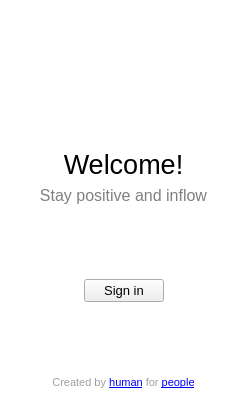
<?xml version="1.0" encoding="UTF-8"?>
<ui version="4.0">
 <class>MainWindow</class>
 <widget class="QMainWindow" name="MainWindow">
  <property name="geometry">
   <rect>
    <x>0</x>
    <y>0</y>
    <width>247</width>
    <height>400</height>
   </rect>
  </property>
  <property name="windowTitle">
   <string>Flow</string>
  </property>
  <property name="windowIcon">
   <iconset resource="icons.qrc">
    <normaloff>:/icons/logo.png</normaloff>:/icons/logo.png</iconset>
  </property>
  <property name="styleSheet">
   <string notr="true">#MainWindow {
background-color: rgb(255, 255, 255);
}</string>
  </property>
  <widget class="QWidget" name="centralWidget">
   <layout class="QVBoxLayout" name="verticalLayout">
    <item>
     <spacer name="verticalSpacer_3">
      <property name="orientation">
       <enum>Qt::Vertical</enum>
      </property>
      <property name="sizeHint" stdset="0">
       <size>
        <width>20</width>
        <height>40</height>
       </size>
      </property>
     </spacer>
    </item>
    <item>
     <layout class="QHBoxLayout" name="horizontalLayout_2">
      <item>
       <spacer name="horizontalSpacer_2">
        <property name="orientation">
         <enum>Qt::Horizontal</enum>
        </property>
        <property name="sizeHint" stdset="0">
         <size>
          <width>0</width>
          <height>0</height>
         </size>
        </property>
       </spacer>
      </item>
      <item>
       <widget class="QLabel" name="label_3">
        <property name="minimumSize">
         <size>
          <width>64</width>
          <height>64</height>
         </size>
        </property>
        <property name="maximumSize">
         <size>
          <width>64</width>
          <height>64</height>
         </size>
        </property>
        <property name="text">
         <string/>
        </property>
        <property name="pixmap">
         <pixmap resource="icons.qrc">:/icons/logo.png</pixmap>
        </property>
        <property name="scaledContents">
         <bool>true</bool>
        </property>
        <property name="alignment">
         <set>Qt::AlignCenter</set>
        </property>
       </widget>
      </item>
      <item>
       <spacer name="horizontalSpacer">
        <property name="orientation">
         <enum>Qt::Horizontal</enum>
        </property>
        <property name="sizeHint" stdset="0">
         <size>
          <width>0</width>
          <height>0</height>
         </size>
        </property>
       </spacer>
      </item>
     </layout>
    </item>
    <item>
     <widget class="QLabel" name="label">
      <property name="font">
       <font>
        <pointsize>20</pointsize>
       </font>
      </property>
      <property name="text">
       <string>Welcome!</string>
      </property>
      <property name="alignment">
       <set>Qt::AlignCenter</set>
      </property>
     </widget>
    </item>
    <item>
     <widget class="QLabel" name="label_2">
      <property name="font">
       <font>
        <pointsize>12</pointsize>
       </font>
      </property>
      <property name="styleSheet">
       <string notr="true">color: rgb(128, 128, 128);</string>
      </property>
      <property name="text">
       <string>Stay positive and inflow</string>
      </property>
      <property name="alignment">
       <set>Qt::AlignCenter</set>
      </property>
     </widget>
    </item>
    <item>
     <spacer name="verticalSpacer">
      <property name="orientation">
       <enum>Qt::Vertical</enum>
      </property>
      <property name="sizeHint" stdset="0">
       <size>
        <width>0</width>
        <height>1</height>
       </size>
      </property>
     </spacer>
    </item>
    <item>
     <layout class="QHBoxLayout" name="horizontalLayout">
      <item>
       <spacer name="horizontalSpacer_3">
        <property name="orientation">
         <enum>Qt::Horizontal</enum>
        </property>
        <property name="sizeHint" stdset="0">
         <size>
          <width>0</width>
          <height>0</height>
         </size>
        </property>
       </spacer>
      </item>
      <item>
       <widget class="QPushButton" name="signInButton">
        <property name="font">
         <font>
          <pointsize>10</pointsize>
         </font>
        </property>
        <property name="text">
         <string>Sign in</string>
        </property>
        <property name="flat">
         <bool>false</bool>
        </property>
       </widget>
      </item>
      <item>
       <spacer name="horizontalSpacer_4">
        <property name="orientation">
         <enum>Qt::Horizontal</enum>
        </property>
        <property name="sizeHint" stdset="0">
         <size>
          <width>0</width>
          <height>0</height>
         </size>
        </property>
       </spacer>
      </item>
     </layout>
    </item>
    <item>
     <spacer name="verticalSpacer_2">
      <property name="orientation">
       <enum>Qt::Vertical</enum>
      </property>
      <property name="sizeHint" stdset="0">
       <size>
        <width>0</width>
        <height>0</height>
       </size>
      </property>
     </spacer>
    </item>
    <item>
     <widget class="QLabel" name="label_4">
      <property name="font">
       <font>
        <pointsize>8</pointsize>
       </font>
      </property>
      <property name="styleSheet">
       <string notr="true">color: rgb(160, 160, 160);</string>
      </property>
      <property name="text">
       <string>&lt;html&gt;&lt;head/&gt;&lt;body&gt;&lt;p&gt;Created by &lt;a href=&quot;http://vk.com/decent_will&quot;&gt;&lt;span style=&quot; text-decoration: underline; color:#0000ff;&quot;&gt;human&lt;/span&gt;&lt;/a&gt; for &lt;a href=&quot;https://github.com/adikanchukov/flow&quot;&gt;&lt;span style=&quot; text-decoration: underline; color:#0000ff;&quot;&gt;people&lt;/span&gt;&lt;/a&gt;&lt;/p&gt;&lt;/body&gt;&lt;/html&gt;</string>
      </property>
      <property name="alignment">
       <set>Qt::AlignCenter</set>
      </property>
      <property name="openExternalLinks">
       <bool>true</bool>
      </property>
     </widget>
    </item>
   </layout>
  </widget>
 </widget>
 <layoutdefault spacing="6" margin="11"/>
 <resources>
  <include location="icons.qrc"/>
 </resources>
 <connections/>
</ui>
